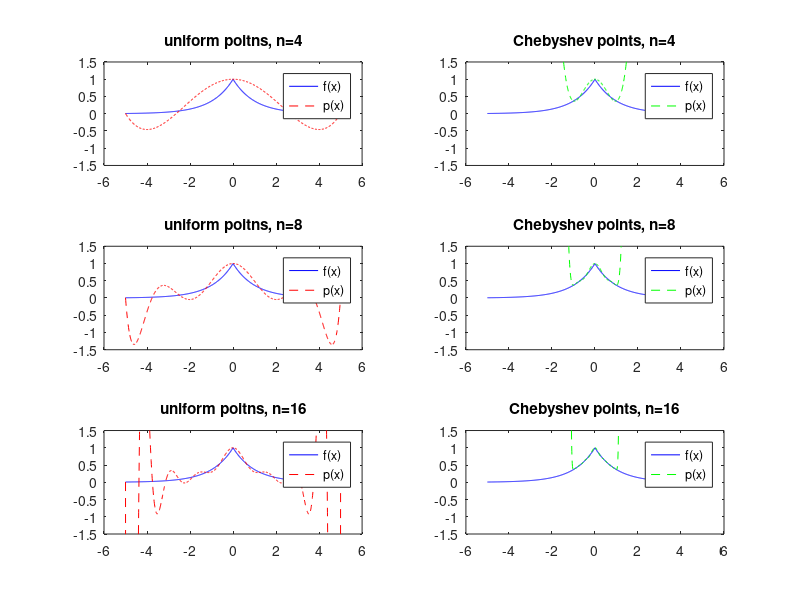

Here is the MATLAB script that generated this plot:
function interpolation_template
% function to be interpolated
f = @(x) exp(-abs(x));

x = linspace(-5, 5, 1000); % Evaluation points

N_values = [4,8,16]; % Different number of interpolating points

figure;

for k = 1:length(N_values)
    N = N_values(k);

    % uniform points
    xi_uniform = linspace(-5,5,N+1)';
    p_uniform = myinterp(xi_uniform, f, x);

    % subplots
    subplot(length(N_values), 2, 2*k-1);
    plot(x, f(x), 'b-', x, p_uniform, 'r--');
    title(['uniform poitns, n=', num2str(N)]); % num2str converts num to string
    ylim([-1.5 1.5]);
    legend('f(x)', 'p(x)');
    hold on;

    % Chebyshev points
    xi_chebyshev = zeros(N+1, 1);
    h = pi/N;
    for i = 0:N
        theta_i = i*h;
        xi_chebyshev(i+1) = cos(theta_i);
    end

    p_chebyshev = myinterp(xi_chebyshev,f,x);

    subplot(length(N_values), 2, 2*k);  % subplots for Chebyshec
    plot(x, f(x), 'b-', x, p_chebyshev, 'g--');
    title(['Chebyshev points, n=', num2str(N)]);
    ylim([-1.5 1.5]);
    legend('f(x)', 'p(x)');
    hold off;
end

end


%%%%%%%%%%%
function p = myinterp(xi, f, x)
    fxi = f(xi);    % function evaluated at the interpolating points

    Fx = DivDiffTab(xi, fxi);

    a = Fx(1, :);   % the first row of Fx is the coefficients

    % compute the polynomial p following notes on page 5, chap 5
    n = numel(xi) - 1;
    p = a(n+1)*ones(size(x));
    for i = n:-1:1
        p = a(i) + p.*(x - xi(i));
    end

end

function Fx = DivDiffTab(x, fx)
% x is an array
% fx is the function to be interpolated, f, evaluated at the array x
% Fx is the matrix storing the coefficients; first row are the coefficients
% in Newton's form

Fx = nan(numel(x));     % initialize the matrix Fx

Fx(:, 1) = fx;          % fill the first column by the function values

for i = 1:numel(x)-1    % go column by column
    % the i+1-th column is obtained by the differences from the i-th column
    % remember to divide it by the corresponding difference of x values
    Fx(1 : end - i, i + 1) = (Fx(2 : end - i + 1, i) - Fx(1 : end - i, i))...
        ./(x(1 + i : end) - x(1 : end - i));



end

% you should at least verify your table against the table on page 4, chap5


end
